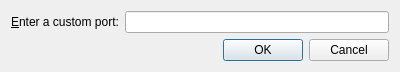
<?xml version="1.0" encoding="UTF-8"?>
<ui version="4.0">
 <class>custom_port_dialog</class>
 <widget class="QDialog" name="custom_port_dialog">
  <property name="geometry">
   <rect>
    <x>0</x>
    <y>0</y>
    <width>400</width>
    <height>69</height>
   </rect>
  </property>
  <property name="windowTitle">
   <string>sercom: Enter a custom port</string>
  </property>
  <layout class="QVBoxLayout" name="verticalLayout">
   <item>
    <layout class="QHBoxLayout" name="main_hlayout">
     <item>
      <widget class="QLabel" name="custom_port_label">
       <property name="text">
        <string>&amp;Enter a custom port:</string>
       </property>
       <property name="buddy">
        <cstring>custom_port_lineedit</cstring>
       </property>
      </widget>
     </item>
     <item>
      <widget class="QLineEdit" name="custom_port_lineedit"/>
     </item>
    </layout>
   </item>
   <item>
    <widget class="QDialogButtonBox" name="button_box">
     <property name="orientation">
      <enum>Qt::Horizontal</enum>
     </property>
     <property name="standardButtons">
      <set>QDialogButtonBox::Cancel|QDialogButtonBox::Ok</set>
     </property>
    </widget>
   </item>
  </layout>
 </widget>
 <resources/>
 <connections>
  <connection>
   <sender>button_box</sender>
   <signal>accepted()</signal>
   <receiver>custom_port_dialog</receiver>
   <slot>accept()</slot>
   <hints>
    <hint type="sourcelabel">
     <x>227</x>
     <y>51</y>
    </hint>
    <hint type="destinationlabel">
     <x>157</x>
     <y>68</y>
    </hint>
   </hints>
  </connection>
  <connection>
   <sender>button_box</sender>
   <signal>rejected()</signal>
   <receiver>custom_port_dialog</receiver>
   <slot>reject()</slot>
   <hints>
    <hint type="sourcelabel">
     <x>295</x>
     <y>57</y>
    </hint>
    <hint type="destinationlabel">
     <x>286</x>
     <y>68</y>
    </hint>
   </hints>
  </connection>
 </connections>
</ui>
